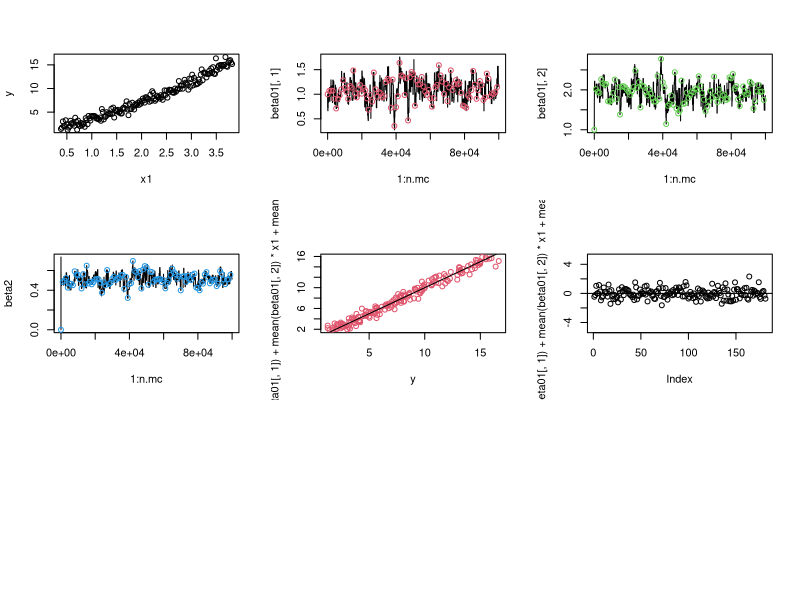

R code for this plot:

#################################
## Bayesian Linear Regression with Reversible Jump ###
## Assume y = mu + beta1* x1 + beta2* x1^2 + epsilon, where epsilon ~ N(0, sig). 
## We assume mu and beta1 follow proper prior
## We assume m=1, 2 is a binary random variable. P(m=1)=0.5
## We assume beta2 | m=1 ~ Normal prior N(0, sig.beta); and beta2 | m=2 ~ point mass at 0. That is, when model indicator m=2, beta2=0.
## We want to use reversible jump MCMC to sample all the parameters, including mu, beta1, beta2, and m. 
## Note that when m=2, we have one fewer parameter beta2 in the model. 
## Yuan Ji, 2020
#################################

set.seed(123)


### Simulate data assuming a true model
x1 <- seq(1,10, by=.05)
x1 <- x1/sd(x1)
x2 <- x1*x1                                  
sig <- sqrt(.5)
y <- rnorm(length(x1), mean = 1 + 2*x1 + 0.5*x2 , sd=sig) ## here the truth is that beta2 = 0.5. So 
#y <- rnorm(length(x1), mean = 1 + 2*x1 + 0*x2 , sd=sig)

##X <- as.matrix( cbind(rep(1, length(x1)), x1, x2) )

par(mfrow=c(3,3))
plot(x1, y)


## Initialize parameter values
n.mc <- 100000
m <- rep(1, n.mc)

h <- matrix(rep(0.5, 4), ncol=2, nrow=2)  ## the probability of transition between model m=1 and model m=2; with probability 0.5 the model can go from 1->1, 1->2, 2->1, and 2->2. Note that it must be true that h(1,1) + h(1,2) = h(2,1) + h(2,2) = 1, since from model 1 (or 2), the algorithm only allows either staying at model 1 (or 2) or jump to model 2 (or 1), respectively. 

beta01 <- matrix(0, ncol=2, nrow=n.mc)
beta2 <- rep(0, n.mc)


### Set up prior parameters: mu, beta1 ~ N(0, sig.beta), beta2 | m=2 ~ N(0, sig.beta), 
sig.u <- sqrt(1)
sig.beta <- sqrt(10) 

## Assume prior P(m=1) = pi.M = 0.5.
pi.M <- 0.5

#### tau is the standard deviation of proposal density for mu, beta1, and beta2
tau <- sqrt(0.05)


m[1] <- 1
beta01[1,] <- c(1,1)
##beta2[1] <- 0.5



### Function samp012 is to sample the full model with mu, beta1, beta2. Here, b01 = c(mu, beta1), and b2 = beta2 ###
samp012 <- function(b01, b2){

    curr <- c(b01, b2)
    epi <- rnorm(3, 0, sd=tau)
    prop <- curr + epi 
    
    like.ratio <- - sum(log(dnorm(y, mean = curr[1]+curr[2]*x1 + curr[3]*x2, sd=sig))) + sum(log(dnorm(y, prop[1]+ prop[2]*x1 + prop[3]*x2, sd=sig)))

    #cat("curr", curr, "prop", prop, "\n")
    #cat("like-ratio", like.ratio, "\n"); readline()
    
    prior.ratio <- - sum(log(dnorm(curr, 0, sig.beta))) + sum(log(dnorm(prop, 0, sig.beta))) 

    acc <- exp(like.ratio + prior.ratio)
    #cat("samp012 acc", acc, "\n"); #readline()

    ind <- (acc > runif(1))

#    res <- c(res, beta012.tmp * ind + c(beta01,beta2) * (1-ind))
    res <- prop * ind + curr * (1-ind)
    #cat("ind", ind, "res", res[i+1, ], "i", i, "\n"); #readline()
    #cat(res); #readline()
    return(res)
}




### Function samp01 is to sample the reduced model with mu and beta1 Here, b01 = c(mu, beta1) ###
samp01 <- function(b01){

    curr <- b01
    epi <- rnorm(2, 0, sd=tau)
    prop <- curr + epi 

    
    like.ratio <- - sum(log(dnorm(y, mean=curr[1]+curr[2]*x1, sd=sig ))) + sum(log(dnorm(y, mean=prop[1]+ prop[2]*x1, sd=sig )))

    prior.ratio <- - sum(log(dnorm(curr, 0, sig.beta))) + sum(log(dnorm(prop, 0, sig.beta)))

    acc <- exp(like.ratio + prior.ratio)

    #cat("samp01 acc", acc, "\n"); #readline()
    
    ind <- (acc > runif(1))
    
    res <- prop * ind + curr * (1-ind)
    ##cat(res)
    
    return(res)
}



#### Set up the RJMCMC

for(sim in 1:(n.mc-1)){

    if(m[sim]==1){

        chg.ind <- (runif(1) < h[1,2])  ## Set chg.ind to TRUE with probability h[1,2] (prob from model 1 to 2). If chg.ind is TRUE, propose a move, which will add beta2 to the model. The move needs to be accepted.
        
        if(chg.ind){

            u <- rnorm(1, 0, sd=sig.u)
            beta2.tmp <- u
            #cat("u", u, "\n"); readline()
            
            like.ratio <- - sum(-2 * beta2.tmp * x2 * (y - beta01[sim,1]- beta01[sim,2] * x1) + beta2.tmp^2 * x2^2) / 2 / sig^2
            prior.ratio <- - log(sqrt(2*pi) * sig.beta) - beta2.tmp^2 / 2 / sig.beta^2 ## + log((1-pi.M)) - log(pi.M)
            proposal <- log(sqrt(2*pi) * sig.u) + u^2 / 2 / sig.u^2

            acc <- exp(like.ratio + prior.ratio + proposal)

            ind <- (acc > runif(1))  ## If ind is TRUE, accept the move from model 1 --> 2. If ind is FALSE, do not move.

            if(ind){
                m[sim+1] <- 2
                beta2[sim+1] <- beta2.tmp
                beta01[sim+1, ] <- beta01[sim, ]
                #beta01[sim+1, ] <- c(1,1)
            }
            if(!ind){
                m[sim+1] <- m[sim]
                beta2[sim+1] <-  0
                beta01[sim+1, ] <- beta01[sim, ]
                #beta01[sim+1, ] <- c(1,1)
            }
        }

        if(!chg.ind){  ## if chg.ind is FALSE, do not propose model 2; resample mu and beta1.

            rest <- samp01(beta01[sim,])
            beta01[sim+1, ] <- rest
            beta2[sim+1] <- 0 #beta2[sim]
            m[sim+1] <- m[sim]
               # beta01[sim+1, ] <- c(1,1)
        }
    }

#    cat(sim, c(beta01[sim+1, ], beta2[sim+1]), "\n")
  
  ### The reversible move from model 2 to model 1.
    
    if(m[sim]==2){

        chg.ind <- (runif(1) < h[2,1]) ## Set chg.ind to TRUE with probability h[2,1] (prob from model 2 to 1). If chg.ind is TRUE, propose a move, which will eliminate beta2 from the model. The move needs to be accepted.
        
        if(chg.ind){

            u <- beta2[sim]
            beta2.tmp <- beta2[sim]
        
            like.ratio <- - sum(-2 * beta2.tmp * x2 * (y - beta01[sim,1]- beta01[sim,2] * x1) + beta2.tmp^2 * x2^2) / 2 / sig^2
            prior.ratio <- - log(sqrt(2*pi) * sig.beta) - beta2.tmp^2 / 2 / sig.beta^2
            proposal <- log(sqrt(2*pi) * sig.u) + u^2 / 2 / sig.u^2

            acc <- exp(-like.ratio - prior.ratio - proposal)

            ind <- (acc > runif(1))
            
            if(ind){
                m[sim+1] <- 1
                beta2[sim+1] <- 0
                beta01[sim+1, ] <- beta01[sim, ]
                #beta01[sim+1, ] <- c(1,1)
            }
            
            if(!ind){
                m[sim+1] <- m[sim]
                beta01[sim+1, ] <-beta01[sim, ]
                beta2[sim+1] <- beta2[sim]
                #beta01[sim+1, ] <- c(1,1)
            }
        }
        
        if(!chg.ind){
           rest <- samp012(beta01[sim,], beta2[sim])
           beta01[sim+1, ] <- rest[1:2]
           beta2[sim+1] <- rest[3]
           m[sim+1] <- m[sim]
                #beta01[sim+1, ] <- c(1,1)
        }
    }
#   cat(sim, c(beta01[sim+1, ], beta2[sim+1]), "\n")
    
    ##readline()   
               
}

plot(1:n.mc, beta01[,1], "l")

for(i in seq(1,n.mc, by=1000)){
    points(i, beta01[i,1], col=2, size=4)
}

plot(1:n.mc, beta01[,2], "l")
for(i in seq(1,n.mc, by=1000)){
    points(i, beta01[i,2], col=3)
}
plot(1:n.mc, beta2, "l")
for(i in seq(1,n.mc, by=1000)){
    points(i, beta2[i], col=4)
}

plot(y, mean(beta01[,1]) + mean(beta01[,2])*x1 + mean(beta2)*x2, "n")
for(i in 1:length(y)){
    points(y[i], mean(beta01[,1]) + mean(beta01[,2])*x1[i] + mean(beta2)*x2[i], col=2)
}

abline(0,1)
plot(y- ( mean(beta01[,1]) + mean(beta01[,2])*x1 + mean(beta2)*x2), ylim=c(-5,5))
abline(0,0)

print(mean(m))
